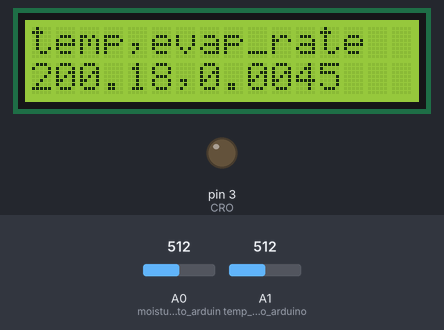
Recording of a sketch running on a simulated Arduino Uno, built with avr-gcc and run on an emulated ATmega328P. On the bench: 16×2 character LCD, output pins drawn as LEDs (lit = HIGH). Inputs (shaded band) come from the test bench; at power-on: A0 (moisture_sensor_to_arduin) = 512, A1 (temp_sensor_to_arduino) = 512.

Above: at 1.2 s.
1.3 s: A0 (moisture_sensor_to_arduin) set to 716
At 2.9 s:
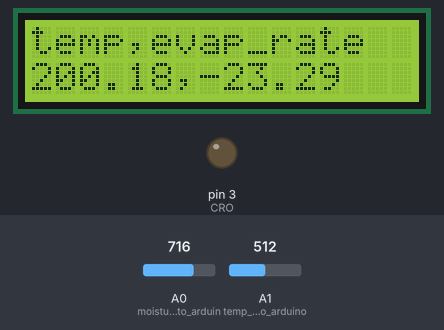
4.6 s: A1 (temp_sensor_to_arduino) set to 716
At 6.0 s:
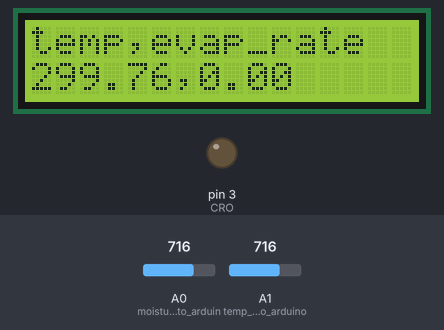
6.7 s: A0 (moisture_sensor_to_arduin) set to 900
At 8.1 s:
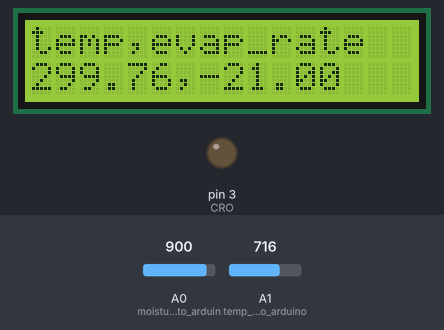
9.8 s: A1 (temp_sensor_to_arduino) set to 900
At 11.2 s:
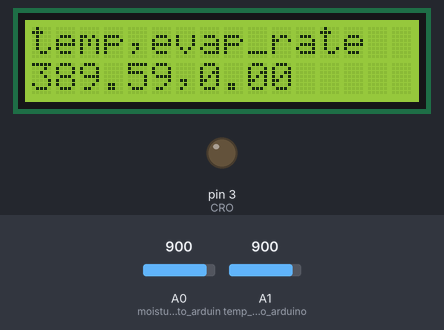
11.8 s: A0 (moisture_sensor_to_arduin) set to 1023
At 13.2 s:
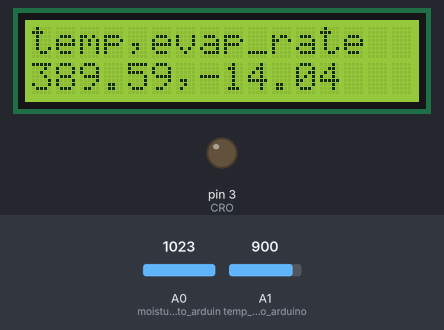
14.9 s: A1 (temp_sensor_to_arduino) set to 1023
At 16.3 s:
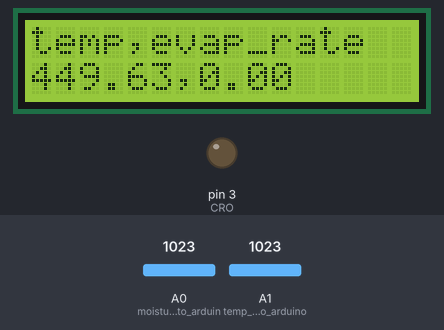
Timing chart, 0 to 17.9 s (numbered marks = the images above; inputs shaded):
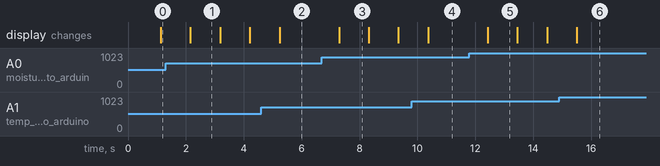

The sketch:

evaporation_rate1__1_.ino
```cpp
#include<Adafruit_LiquidCrystal.h>

float oldmoisture=0;
float moisture = 0;
float temperature=0;
int CRO=3;
float evaporationrate=0;
Adafruit_LiquidCrystal lcd_1(0);


void setup()
{
  pinMode(A1,INPUT); //temp sensor to arduino
  pinMode(A0,INPUT); //moisture sensor to arduino
  Serial.begin(9600);
  pinMode(CRO,OUTPUT);
  lcd_1.begin(16,2);
  lcd_1.print("temp,evap_rate");
}

void loop()
{
   lcd_1.print("                ");
   lcd_1.setCursor(0,1);

  oldmoisture=moisture;
  moisture=((analogRead(A0))/87.60)*100;
  temperature=analogRead(A1);
  temperature=-40.0+((temperature-20)/338.0)*165.0;
  evaporationrate=-((moisture-oldmoisture)/10.0);
  lcd_1.print(temperature);
  lcd_1.print(",");
  lcd_1.print(evaporationrate);
  delay(1000);
}
```

Measured:
- after the input at 1.3 s, the display: changes after 0.86 s (image 1)
- after the input at 4.6 s, the display: changes after 0.64 s (image 2)
- after the input at 6.7 s, the display: changes after 0.59 s (image 3)
- after the input at 9.8 s, the display: changes after 0.57 s (image 4)
- after the input at 11.8 s, the display: changes after 0.63 s (image 5)
- after the input at 14.9 s, the display: changes after 0.61 s (image 6)
- what the display in image 1 shows lasts 1.0 s, from 2.2 s to 3.2 s
